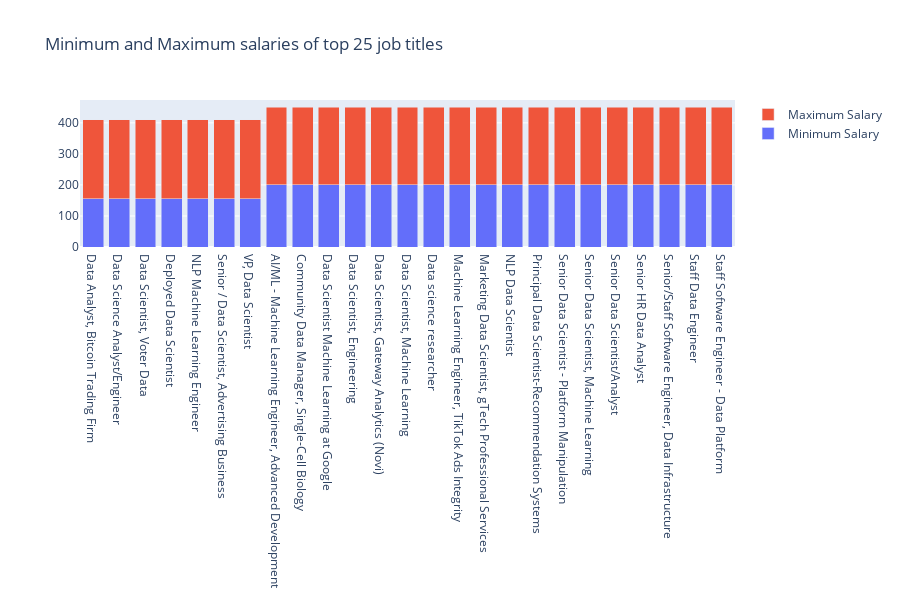

The cell this chart's notebook holds for it:
### Code cell
fig = go.Figure()
fig.add_trace(go.Bar(
   x = max_min_salary_per_job.index,
   y = max_min_salary_per_job['Min Salary Estimate'],
   name = 'Minimum Salary',
   hovertemplate="Job=%{x}<br>Min Salary=%{y}k<extra></extra>"
))

fig.add_trace(go.Bar(
   x = max_min_salary_per_job.index,
   y = max_min_salary_per_job['Max Salary Estimate'],
   name = 'Maximum Salary',
   hovertemplate="Job=%{x}<br>Max Salary=%{y}k<extra></extra>"
))

fig.update_layout(width=900, height=600, title = 'Minimum and Maximum salaries of top 25 job titles', barmode = 'stack')
fig.show()

### Figure 1 — Plotly figure (JSON) as saved in the notebook; plotly's stock layout.template omitted (floating-point values rounded to 4 significant figures)
{"data": [{"hovertemplate": "Job=%{x}<br>Min Salary=%{y}k<extra></extra>", "name": "Minimum Salary", "type": "bar", "x": ["Data Analyst, Bitcoin Trading Firm", "Data Science Analyst/Engineer", "Data Scientist, Voter Data", "Deployed Data Scientist", "NLP Machine Learning Engineer", "Senior / Data Scientist, Advertising Business", "VP, Data Scientist", "AI/ML - Machine Learning Engineer, Advanced Development", "Community Data Manager, Single-Cell Biology", "Data Scientist Machine Learning at Google", "Data Scientist, Engineering", "Data Scientist, Gateway Analytics (Novi)", "Data Scientist, Machine Learning", "Data science researcher", "Machine Learning Engineer, TikTok Ads Integrity", "Marketing Data Scientist, gTech Professional Services", "NLP Data Scientist", "Principal Data Scientist-Recommendation Systems", "Senior Data Scientist - Platform Manipulation", "Senior Data Scientist, Machine Learning", "Senior Data Scientist/Analyst", "Senior HR Data Analyst", "Senior/Staff Software Engineer, Data Infrastructure", "Staff Data Engineer", "Staff Software Engineer - Data Platform"], "y": [156, 156, 156, 156, 156, 156, 156, 200, 200, 200, 200, 200, 200, 200, 200, 200, 200, 200, 200, 200, 200, 200, 200, 200, 200]}, {"hovertemplate": "Job=%{x}<br>Max Salary=%{y}k<extra></extra>", "name": "Maximum Salary", "type": "bar", "x": ["Data Analyst, Bitcoin Trading Firm", "Data Science Analyst/Engineer", "Data Scientist, Voter Data", "Deployed Data Scientist", "NLP Machine Learning Engineer", "Senior / Data Scientist, Advertising Business", "VP, Data Scientist", "AI/ML - Machine Learning Engineer, Advanced Development", "Community Data Manager, Single-Cell Biology", "Data Scientist Machine Learning at Google", "Data Scientist, Engineering", "Data Scientist, Gateway Analytics (Novi)", "Data Scientist, Machine Learning", "Data science researcher", "Machine Learning Engineer, TikTok Ads Integrity", "Marketing Data Scientist, gTech Professional Services", "NLP Data Scientist", "Principal Data Scientist-Recommendation Systems", "Senior Data Scientist - Platform Manipulation", "Senior Data Scientist, Machine Learning", "Senior Data Scientist/Analyst", "Senior HR Data Analyst", "Senior/Staff Software Engineer, Data Infrastructure", "Staff Data Engineer", "Staff Software Engineer - Data Platform"], "y": [254, 254, 254, 254, 254, 254, 254, 250, 250, 250, 250, 250, 250, 250, 250, 250, 250, 250, 250, 250, 250, 250, 250, 250, 250]}], "layout": {"barmode": "stack", "height": 600, "title": {"text": "Minimum and Maximum salaries of top 25 job titles"}, "width": 900}}
